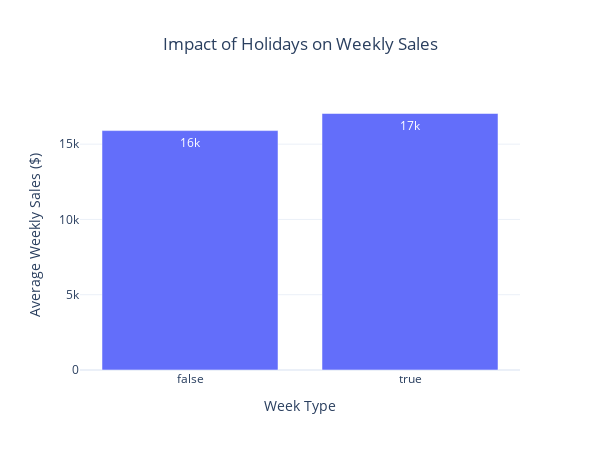

Here is the notebook cell this chart was saved with:
### Code cell
fig = px.bar(
    holiday_effect,
    x="IsHoliday",
    y="Weekly_Sales",
    title="Impact of Holidays on Weekly Sales",
    labels={
        "IsHoliday": "Week Type",
        "Weekly_Sales": "Average Weekly Sales ($)"
    },
    text_auto=".2s"
)

fig.update_traces(
    hovertemplate="%{x}<br>Avg Sales: $%{y:,.0f}<extra></extra>"
)

fig.update_layout(
    template="plotly_white",
    width=600,
    height=450,
    title_x=0.5
)

fig.show()

### Figure 1 — Plotly figure (JSON) as saved in the notebook; plotly's stock layout.template omitted (floating-point values rounded to 4 significant figures)
{"data": [{"hovertemplate": "%{x}<br>Avg Sales: $%{y:,.0f}<extra></extra>", "legendgroup": "", "marker": {"color": "#636efa", "pattern": {"shape": ""}}, "name": "", "orientation": "v", "showlegend": false, "textposition": "auto", "texttemplate": "%{y:.2s}", "type": "bar", "x": [false, true], "xaxis": "x", "y": [15900.0, 17040.0], "yaxis": "y"}], "layout": {"barmode": "relative", "height": 450, "legend": {"tracegroupgap": 0}, "title": {"text": "Impact of Holidays on Weekly Sales", "x": 0.5}, "width": 600, "xaxis": {"anchor": "y", "domain": [0, 1], "title": {"text": "Week Type"}}, "yaxis": {"anchor": "x", "domain": [0, 1], "title": {"text": "Average Weekly Sales ($)"}}}}
